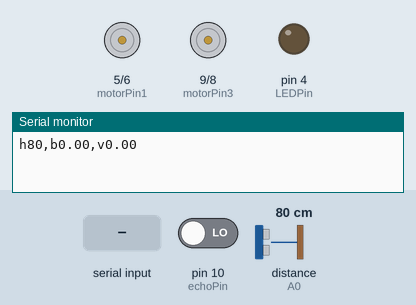
This sketch was run on a simulated Arduino Uno, built with avr-gcc and run on an emulated ATmega328P. Shown: motor-driver pin pairs drawn as motors (green arrow = first pin HIGH = forward, orange = second pin HIGH = backward, longer = more drive), output pins drawn as LEDs (lit = HIGH), the last lines printed to the serial monitor. The inputs (shaded band) are chosen by the test bench; at power-on: pin 10 (echoPin) LOW, distance to the obstacle (sensor on A0) 80 cm. The echo pulse lasts 58.3 µs per cm; pins used as bus, display or sensor lines are not drawn.

Above: at 2.2 s.
2.3 s: "True\n" received over Serial
At 3.0 s:
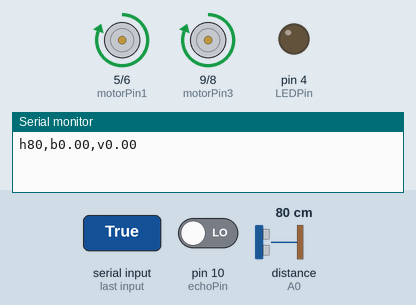
At 5.2 s:
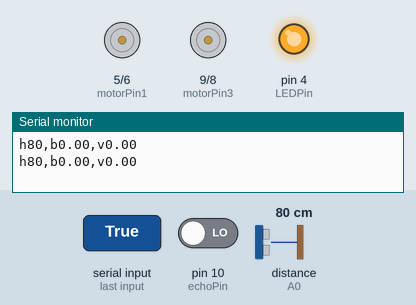
Timing chart, 0 to 6.7 s (numbered marks = the images above; inputs shaded):
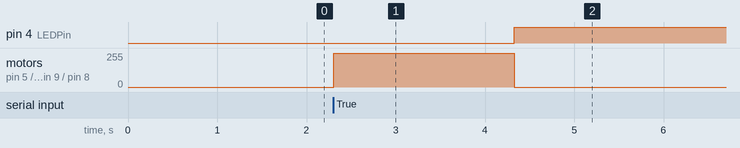

The sketch:

Serial_Communication_with_Raspberry_Pi.ino
```cpp
#include <SharpIR.h>
#include <stdio.h>

#define SOUND 340 // Speed Of Sound
#define MODEL 20150 // IR Sensor Model (FP2Y0A02YK0F)
#define IR A0 // IR Port

const int trigPin = 12; // Supersonic Trigger
const int echoPin = 10; // Supersonic Echo
const int motorPin1 = 5; // Motor A
const int motorPin2 = 6; // Motor A
const int motorPin3 = 9; // Motor B
const int motorPin4 = 8; // Motor B
const int LEDPin = 4; // LED

// Defining Global Variables
float _duration = 0.0f, _distVertical, _baseVal;
int _distHorizontal;
bool _firstReading = false, _motorRunning = false;

// Initialising IR Module Object
SharpIR SharpIR(IR, MODEL);

// Initialising I/O Pins & Vertical Distance Base Value
void setup()
{
    //Start Serial Communication
    Serial.begin(9600);

    // Supersonic Sensor Pins
    pinMode(trigPin, OUTPUT); // Trigger Output
    pinMode(echoPin, INPUT); // Echo Input

    // Setting All Motor Pins To Output
    pinMode(motorPin1, OUTPUT);
    pinMode(motorPin2, OUTPUT);
    pinMode(motorPin3, OUTPUT);
    pinMode(motorPin4, OUTPUT);

    // Setting LED Pin To Output
    pinMode(LEDPin, OUTPUT);

    digitalWrite(motorPin2, LOW); // Always Remains LOW
    digitalWrite(motorPin4, LOW); // Always Remains LOW

    // Get Base Value
    operateSupersonic(); // Update Vertical Distance
    _baseVal = _distVertical; // Save Initial Distance As Base Value
}

// Decides If Motors Should Run
void operateMotor(bool shouldRun)
{
    // Check If Motor State Updated
    if (_motorRunning == shouldRun) return; // No Action If State Unchanged
    _motorRunning = shouldRun; // Update Variable If State Changed

    if (_motorRunning) // Run Motors
    {
        digitalWrite(motorPin1, HIGH);
        digitalWrite(motorPin3, HIGH);
    }
    else // Stop Motors
    {
        digitalWrite(motorPin1, LOW);
        digitalWrite(motorPin3, LOW);
    }
}

// Converts Srting To Boolean Equivalent
bool toBool(String s)
{
    if (s == "True") return true;
    else return false;
}

// Gets Vertical Distance Using Supersonic (Digital) Sensor
void operateSupersonic()
{
    // Clear Trigger
    digitalWrite(trigPin, LOW);
    delayMicroseconds(2);

    // Switch On TriggerFor 10 Microseconds
    digitalWrite(trigPin, HIGH);
    delayMicroseconds(10);
    digitalWrite(trigPin, HIGH);

    // Get Echo  Duration Time
    float newDuration = pulseIn(echoPin,  HIGH);
    newDuration *= 0.5f; // Divide By Half To Cancel Return Time

    // Update Only If New Duration Beyond Error Margin (10%)
    if (abs(newDuration - _duration) > 0.2f * _duration)
      _duration = newDuration;

    // Dividing Speed Of Sound By 10000 To Convert 1 Second To 100 Microseconds
    _distVertical = _duration * static_cast<float>(SOUND/10000.0f);
}

// Gets Horizontal Distance Using Infrared (Analog) Sensor
void operateInfrared()
{
    _distHorizontal = SharpIR.distance();
}

// Turns LED On Or Off Depending On Motor State
void operateLED()
{
    if (!_motorRunning) digitalWrite(LEDPin, HIGH);
    else digitalWrite(LEDPin, LOW);
}

void serialOutput()
{
    Serial.print("h");
    Serial.print(_distHorizontal); // Prints Horizontal Dsitance For Edge Server
    Serial.print(","); // Delimiter
    Serial.print("b");
    Serial.print(_baseVal); // Prints Base Vertical Distance Value For Edge Server
    Serial.print(",");
    Serial.print("v");
    Serial.println(_distVertical); // Prints Vertical Distance For Edge Server
}

void loop()
{
    operateInfrared();
    operateSupersonic();
    serialOutput();
    operateMotor(toBool(Serial.readStringUntil('\n')));
    operateLED();
}
```

Measured:
- after the input at 2.3 s, pin 4 (LEDPin): LOW → HIGH after 2.0 s instead of 0.72 s; motor on pin 5 (motorPin1) / pin 6 (motorPin2), motor on pin 9 (motorPin3) / pin 8 (motorPin4): stopped → forward 255/255 at once, → stopped 2.0 s later
